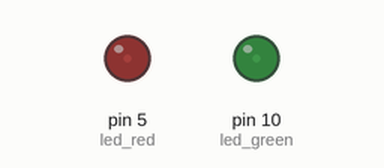
The sketch below on a simulated Arduino Uno, built with avr-gcc and run on an emulated ATmega328P. On the bench: output pins drawn as LEDs (lit = HIGH).

Above: at 0.05 s.
At 0.3 s:
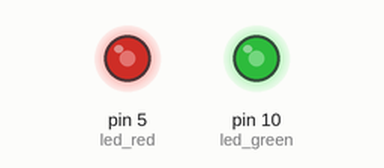
At 0.45 s:
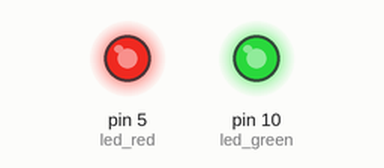
At 0.85 s:
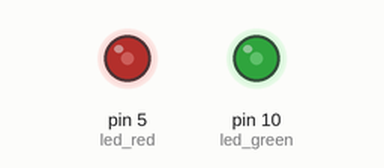
Timing chart, 0 to 4.7 s (numbered marks = the images above):
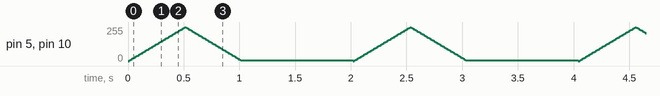

The sketch:

zwei_led_stufeweise_an_aus.ino
```cpp
int led_red = 5;
int led_green = 10;

void setup() {
  pinMode(led_red,OUTPUT);
  pinMode(led_green,OUTPUT);
}

void loop() {
  for (int i = 0; i < 255; i = i + 5) {
    analogWrite(led_red, i);
    analogWrite(led_green, i);
    delay(10);
  }
  for (int i = 255; i > 0; i = i - 5) {
    analogWrite(led_red, i);
    analogWrite(led_green, i);
    delay(10);
  }
  delay(1000);
}
```
